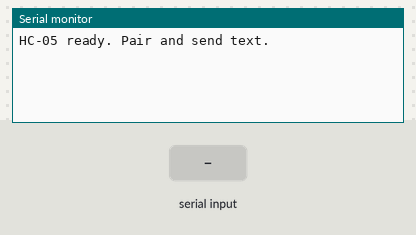
Recording of a sketch running on a simulated Arduino Uno, built with avr-gcc and run on an emulated ATmega328P. Parts: the last lines printed to the serial monitor. Inputs (shaded band) come from the test bench.

Above: at 1.2 s.
1.3 s: "1" received over the second serial link
At 3.4 s:
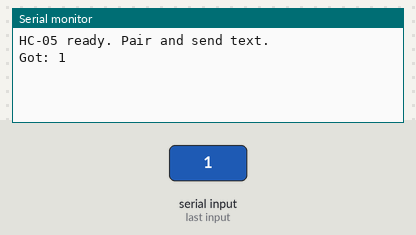
3.8 s: "0" received over the second serial link
At 5.3 s:
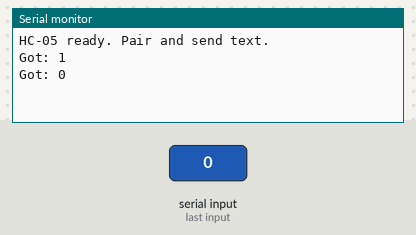

The sketch:

example_1.ino
```cpp
// Basic SoftwareSerial echo: forwards text from a paired phone to the Arduino Serial Monitor and echos the same text back to the phone at 9600 baud.
//
// Buy this module: https://shillehtek.com/products/hc-05-6pin-bluetooth-module-no-button
// Full manual: https://shillehtek.com/blogs/shillehtek-product-manuals/hc-05-6pin-bluetooth-module-no-button-manual
// More examples: https://github.com/shillehbean/shillehtek-examples
//

// HC-05 Bluetooth - Arduino Echo Example
// Pair from your phone with "Serial Bluetooth Terminal" app
// Default PIN: 1234 (or 0000)

#include <SoftwareSerial.h>

// HC-05 TX -> D2, HC-05 RX (via divider) -> D3
SoftwareSerial bt(2, 3);

void setup() {
  Serial.begin(9600);
  bt.begin(9600);
  Serial.println("HC-05 ready. Pair and send text.");
}

void loop() {
  // Phone -> Arduino
  if (bt.available()) {
    String msg = bt.readString();
    Serial.print("Got: ");
    Serial.println(msg);
    bt.print("Echo: ");
    bt.println(msg);
  }
  // Arduino -> phone
  if (Serial.available()) {
    bt.write(Serial.read());
  }
}
```

Measured:
- after the input at 1.3 s, the serial monitor: prints a new line after 1.0 s (image 1)
- after the input at 3.8 s, the serial monitor: prints a new line after 1.0 s (image 2)
